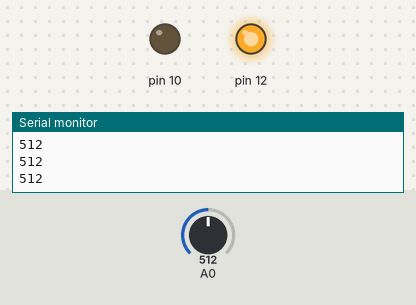
A sketch run on a simulated Arduino Uno, built with avr-gcc and run on an emulated ATmega328P. Parts: output pins drawn as LEDs (lit = HIGH), the last lines printed to the serial monitor. The inputs (shaded band) are chosen by the test bench; at power-on: A0 = 512.

Above: at 1.2 s.
1.3 s: A0 set to 493
At 2.5 s:
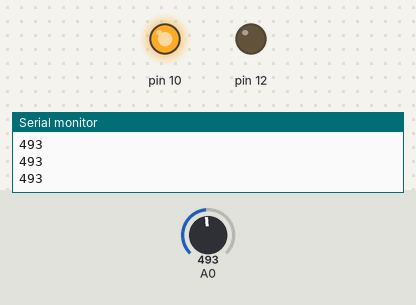
2.8 s: A0 set to 510
At 3.9 s:
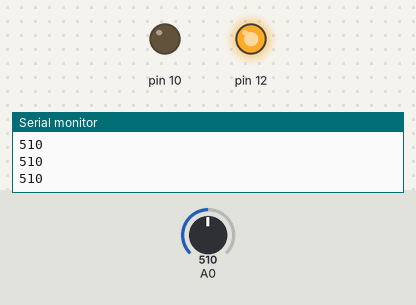
4.3 s: A0 set to 490
At 5.4 s:
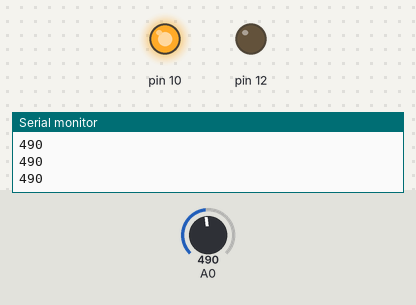
Timing chart, 0 to 7.3 s (numbered marks = the images above; inputs shaded):
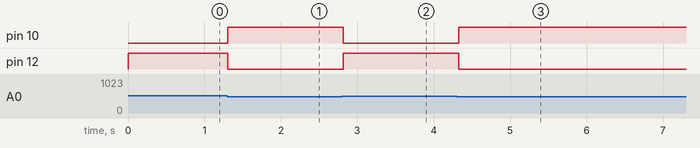

Measured:
- the behaviour switches between 501 and 500 on A0 (found by bisection; images 0 and 1)
- after the input at 1.3 s, pin 10: LOW → HIGH at once; pin 12: HIGH → LOW at once
- after the input at 2.8 s, pin 10: HIGH → LOW at once; pin 12: LOW → HIGH at once
- after the input at 4.3 s, pin 10: LOW → HIGH at once; pin 12: HIGH → LOW at once

The sketch:

soil.ino
```cpp
int led=12;
int soil=A0;
int ledred=10;

void setup()
{
  pinMode(12,OUTPUT);
  pinMode(A0,INPUT);
  pinMode(10,OUTPUT);
  Serial.begin(9600);
}
void loop()
{
  int a=analogRead(A0);
  Serial.println(a);
  if(a>500)
  {
    digitalWrite(12,HIGH);
    digitalWrite(10,LOW);
  }

  else
  {
    digitalWrite(12,LOW);
    digitalWrite(10,HIGH);
  }

  delay(50);
}
```
